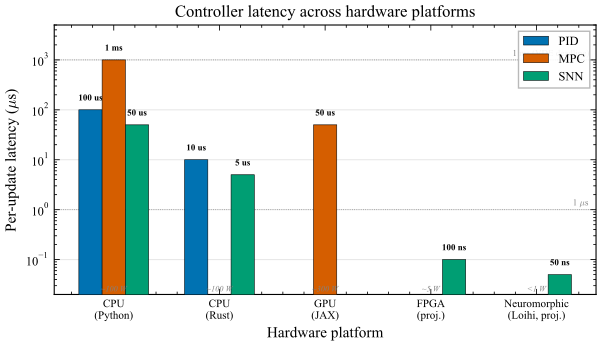

The script that saved this image:
#!/usr/bin/env python3
"""
Figure: Latency comparison — PID / MPC / SNN across hardware platforms.

Grouped bar chart with log-scale y-axis showing per-update latency for
each controller type on CPU (Python), CPU (Rust), GPU (JAX), FPGA, and
neuromorphic hardware.  Values from Table 5 in Paper B.

Output: fig_latency_comparison.pdf / .png
"""

import sys
import os
import numpy as np

sys.path.insert(0, os.path.dirname(__file__))
from style import apply_style, figsize, DOUBLE_COL, COLORS

apply_style()
import matplotlib.pyplot as plt


def main():
    outdir = os.path.dirname(__file__)

    # Data from Table 5 of Paper B (latency in microseconds)
    platforms = [
        'CPU\n(Python)',
        'CPU\n(Rust)',
        'GPU\n(JAX)',
        'FPGA\n(proj.)',
        'Neuromorphic\n(Loihi, proj.)',
    ]

    # Latencies in microseconds
    pid_us  = [100,    10,     None,    None,   None]
    mpc_us  = [1000,   None,   50,      None,   None]
    snn_us  = [50,     5,      None,    0.1,    0.05]

    # Replace None with 0 for plotting (will not be drawn)
    x = np.arange(len(platforms))
    bar_width = 0.22

    fig, ax = plt.subplots(figsize=figsize(DOUBLE_COL, 0.5))

    def _plot_bars(data, offset, color, label):
        valid_x = []
        valid_v = []
        for i, v in enumerate(data):
            if v is not None:
                valid_x.append(x[i] + offset)
                valid_v.append(v)
        bars = ax.bar(valid_x, valid_v, bar_width,
                      color=color, edgecolor='k', linewidth=0.4,
                      label=label, zorder=3)
        # Value labels
        for bx, bv in zip(valid_x, valid_v):
            if bv >= 1000:
                label_txt = f'{bv / 1000:.0f} ms'
            elif bv >= 1:
                label_txt = f'{bv:.0f} us'
            elif bv >= 0.1:
                label_txt = f'{bv * 1000:.0f} ns'
            else:
                label_txt = f'{bv * 1000:.0f} ns'
            ax.text(bx, bv * 1.4, label_txt, ha='center', va='bottom',
                    fontsize=6.5, fontweight='bold')
        return bars

    _plot_bars(pid_us, -bar_width, COLORS["blue"], 'PID')
    _plot_bars(mpc_us, 0,          COLORS["red"],  'MPC')
    _plot_bars(snn_us, bar_width,  COLORS["green"], 'SNN')

    ax.set_yscale('log')
    ax.set_ylabel(r'Per-update latency ($\mu$s)')
    ax.set_xlabel('Hardware platform')
    ax.set_xticks(x)
    ax.set_xticklabels(platforms, fontsize=8)
    ax.set_ylim(0.02, 5000)
    ax.legend(loc='upper right', fontsize=9)
    ax.set_title('Controller latency across hardware platforms')

    # Reference lines
    ax.axhline(1000, color='grey', ls=':', lw=0.6, zorder=0)
    ax.text(4.5, 1200, '1 ms (VDE deadline)', fontsize=6.5, color='grey',
            ha='right')
    ax.axhline(1, color='grey', ls=':', lw=0.6, zorder=0)
    ax.text(4.5, 1.2, r'1 $\mu$s', fontsize=6.5, color='grey', ha='right')

    ax.yaxis.grid(True, which='major', alpha=0.3, zorder=0)

    # Power consumption annotation (secondary info)
    powers = ['~100 W', '~100 W', '~300 W', '~5 W', '<1 W']
    for i, pw in enumerate(powers):
        ax.text(x[i], 0.03, pw, ha='center', va='top', fontsize=6,
                color='0.5', style='italic')

    for ext in ('pdf', 'png'):
        fig.savefig(os.path.join(outdir, f'fig_latency_comparison.{ext}'))
    plt.close(fig)
    print('  [OK] fig_latency_comparison')


if __name__ == '__main__':
    main()
